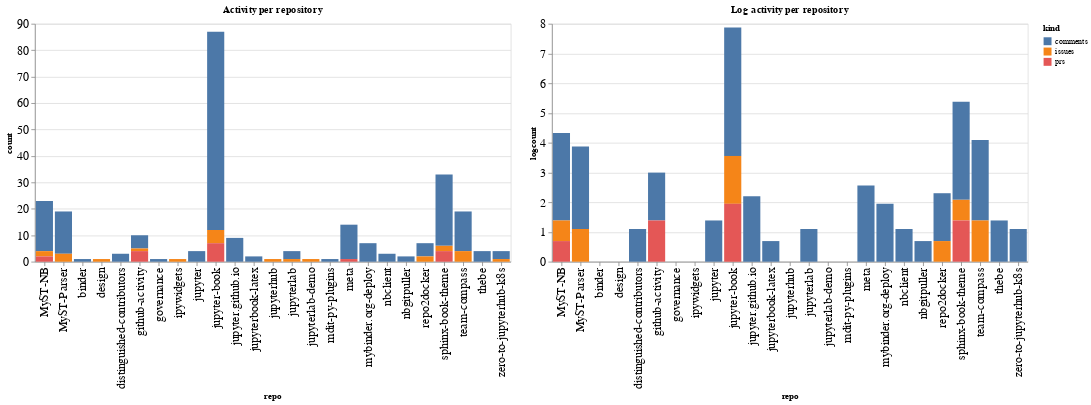

Here is the notebook cell this chart was saved with:
### Code cell
ch1 = alt.Chart(repo_summaries, width=600, title="Activity per repository").mark_bar().encode(
    x='repo',
    y='count',
    color='kind',
    tooltip="kind"
)

ch2 = alt.Chart(repo_summaries, width=600, title="Log activity per repository").mark_bar().encode(
    x='repo',
    y='logcount',
    color='kind',
    tooltip="kind"
)

ch1 | ch2

### Figure 1 — Vega-Lite specification as saved in the notebook (floating-point values rounded to 4 significant figures)
{"config": {"axisLeft": {"labelFontSize": 15}, "axisBottom": {"labelFontSize": 15}}, "hconcat": [{"mark": "bar", "encoding": {"color": {"type": "nominal", "field": "kind"}, "tooltip": {"type": "nominal", "field": "kind"}, "x": {"type": "nominal", "field": "repo"}, "y": {"type": "quantitative", "field": "count"}}, "title": "Activity per repository", "width": 600}, {"mark": "bar", "encoding": {"color": {"type": "nominal", "field": "kind"}, "tooltip": {"type": "nominal", "field": "kind"}, "x": {"type": "nominal", "field": "repo"}, "y": {"type": "quantitative", "field": "logcount"}}, "title": "Log activity per repository", "width": 600}], "data": {"name": "data-1fbd6b81ec21281a4e2e2c0508b6814a"}, "$schema": "https://vega.github.io/schema/vega-lite/v4.8.1.json", "datasets": {"data-1fbd6b81ec21281a4e2e2c0508b6814a": [{"repo": "MyST-NB", "kind": "comments", "count": 19, "logcount": 2.944}, {"repo": "MyST-NB", "kind": "issues", "count": 2, "logcount": 0.6931}, {"repo": "MyST-NB", "kind": "prs", "count": 2, "logcount": 0.6931}, {"repo": "MyST-Parser", "kind": "comments", "count": 16, "logcount": 2.773}, {"repo": "MyST-Parser", "kind": "issues", "count": 3, "logcount": 1.099}, {"repo": "binder", "kind": "comments", "count": 1, "logcount": 0.0}, {"repo": "design", "kind": "issues", "count": 1, "logcount": 0.0}, {"repo": "distinguished-contributors", "kind": "comments", "count": 3, "logcount": 1.099}, {"repo": "github-activity", "kind": "comments", "count": 5, "logcount": 1.609}, {"repo": "github-activity", "kind": "issues", "count": 1, "logcount": 0.0}, {"repo": "github-activity", "kind": "prs", "count": 4, "logcount": 1.386}, {"repo": "governance", "kind": "comments", "count": 1, "logcount": 0.0}, {"repo": "ipywidgets", "kind": "issues", "count": 1, "logcount": 0.0}, {"repo": "jupyter", "kind": "comments", "count": 4, "logcount": 1.386}, {"repo": "jupyter-book", "kind": "comments", "count": 75, "logcount": 4.317}, {"repo": "jupyter-book", "kind": "issues", "count": 5, "logcount": 1.609}, {"repo": "jupyter-book", "kind": "prs", "count": 7, "logcount": 1.946}, {"repo": "jupyter.github.io", "kind": "comments", "count": 9, "logcount": 2.197}, {"repo": "jupyterbook-latex", "kind": "comments", "count": 2, "logcount": 0.6931}, {"repo": "jupyterhub", "kind": "issues", "count": 1, "logcount": 0.0}, {"repo": "jupyterlab", "kind": "comments", "count": 3, "logcount": 1.099}, {"repo": "jupyterlab", "kind": "issues", "count": 1, "logcount": 0.0}, {"repo": "jupyterlab-demo", "kind": "issues", "count": 1, "logcount": 0.0}, {"repo": "mdit-py-plugins", "kind": "comments", "count": 1, "logcount": 0.0}, {"repo": "meta", "kind": "comments", "count": 13, "logcount": 2.565}, {"repo": "meta", "kind": "prs", "count": 1, "logcount": 0.0}, {"repo": "mybinder.org-deploy", "kind": "comments", "count": 7, "logcount": 1.946}, {"repo": "nbclient", "kind": "comments", "count": 3, "logcount": 1.099}, {"repo": "nbgitpuller", "kind": "comments", "count": 2, "logcount": 0.6931}, {"repo": "repo2docker", "kind": "comments", "count": 5, "logcount": 1.609}, {"repo": "repo2docker", "kind": "issues", "count": 2, "logcount": 0.6931}, {"repo": "sphinx-book-theme", "kind": "comments", "count": 27, "logcount": 3.296}, {"repo": "sphinx-book-theme", "kind": "issues", "count": 2, "logcount": 0.6931}, {"repo": "sphinx-book-theme", "kind": "prs", "count": 4, "logcount": 1.386}, {"repo": "team-compass", "kind": "comments", "count": 15, "logcount": 2.708}, {"repo": "team-compass", "kind": "issues", "count": 4, "logcount": 1.386}, {"repo": "thebe", "kind": "comments", "count": 4, "logcount": 1.386}, {"repo": "zero-to-jupyterhub-k8s", "kind": "comments", "count": 3, "logcount": 1.099}, {"repo": "zero-to-jupyterhub-k8s", "kind": "issues", "count": 1, "logcount": 0.0}]}}
